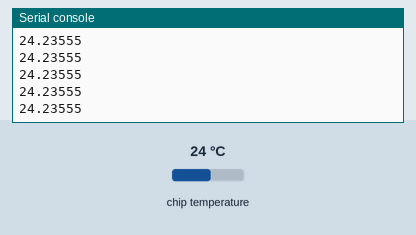
Simulated run of this program. Board: Raspberry Pi Pico running MicroPython. Shown: the last lines printed to the serial console. Inputs (shaded band) come from the test bench; at power-on: chip temperature 24 °C.

Above: at 1.2 s.
1.3 s: chip temperature set to 1 °C
At 1.56 s:
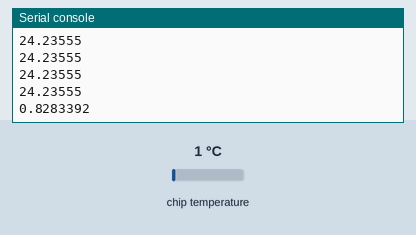
2.8 s: chip temperature set to 11 °C
At 2.96 s:
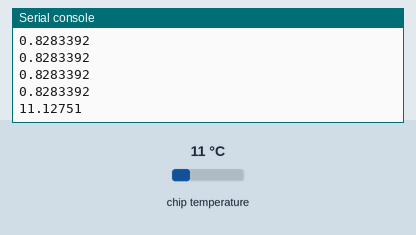
Timing chart, 0 to 5.8 s (numbered marks = the images above; inputs shaded):
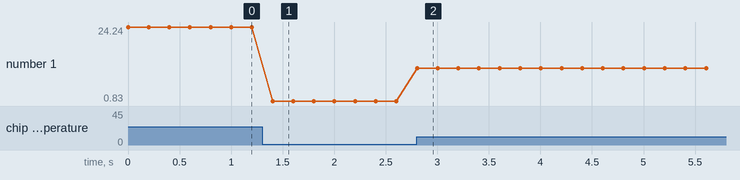

Measured:
- after the input at 1.3 s, the serial console: prints a new line after 0.10 s (image 1)
- after the input at 2.8 s, the serial console: prints a new line at once (image 2)
- plotted number 1: 24.24 → 0.83 after the input at 1.3 s, 0.83 → 11.13 after the input at 2.8 s

The program:

main.py
```python
from machine import ADC
import time

sensor_temp = ADC(4)
conversion_factor = 3.3 / 65535

while True:
    reading = sensor_temp.read_u16()
    voltage = reading * conversion_factor
    temperature = 27 - (voltage - 0.706) / 0.001721

    #シリアル通信でデータを送る場合print()関数を利用します
    print(temperature)
    time.sleep(0.2)
```
